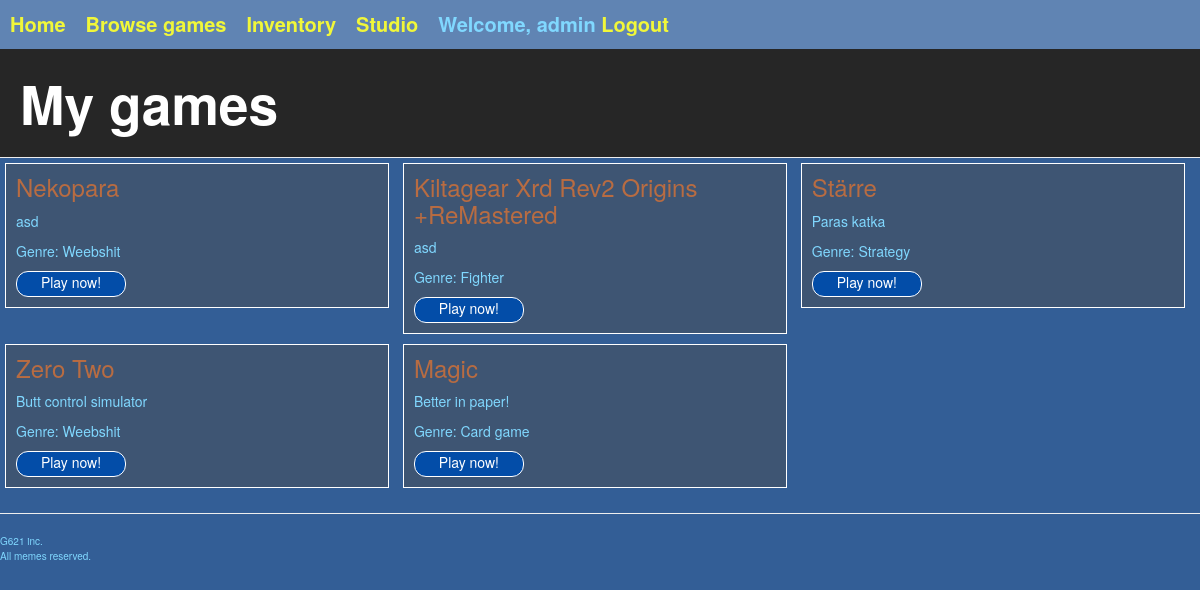
The app's page /inventory/ (signed in), older data.
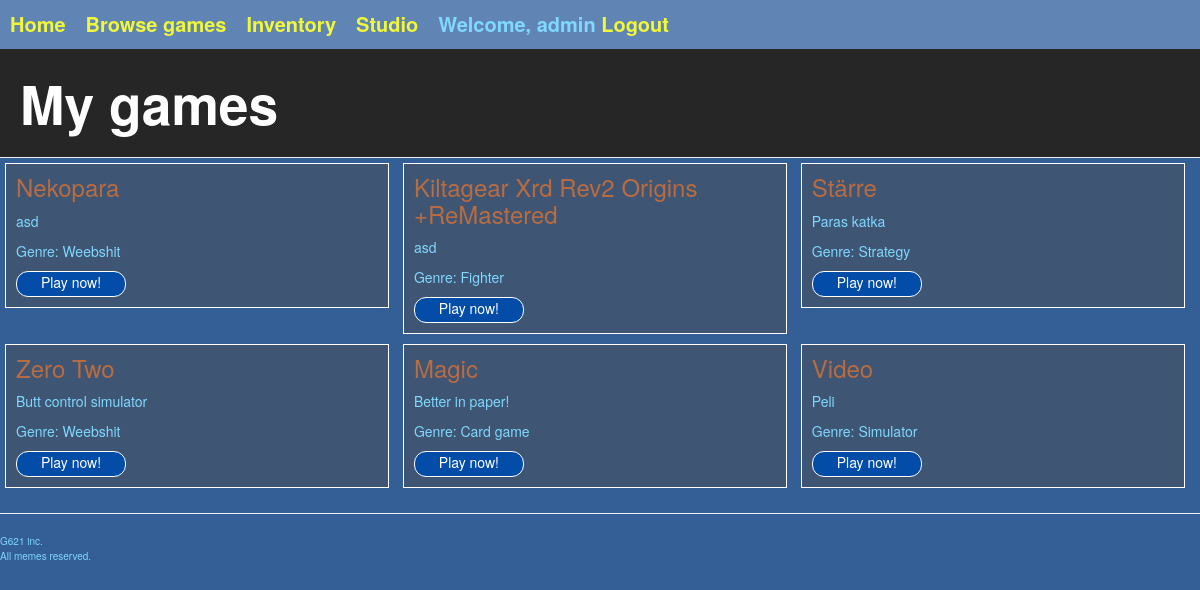
The same page, newer data.
### gameshop/models.py (models this page shows, shortened)
class Game(models.Model):
    id = models.AutoField(auto_created=True, primary_key=True)
    name = models.CharField(max_length=50)
    description = models.TextField(max_length=500)
    genre = models.ForeignKey(Genre, on_delete=models.CASCADE)
    sales = models.IntegerField(default=0)
    price = models.IntegerField(default=0)
    owner = models.ForeignKey(Developer, on_delete=models.CASCADE)
    url = models.CharField(max_length=300, default='http://webcourse.cs.hut.fi/example_game.html')
    bought = models.ManyToManyField(Profile, blank=True, through="Game_state")

class Genre(models.Model):
    name = models.CharField(max_length=20)
    def __str__(self):
        return self.name

### gameshop/views.py (the view)
# urls.py: path('inventory/', inventory),
@login_required(login_url='/login/')
def inventory(request):
    template = loader.get_template("gameshop/inventory/inventory.html")
    context = getUserContext(request.user)
    return HttpResponse(template.render(context))

### gameshop/helpers.py (called while the page is built)
def getUserContext(user):
    if not user or user.is_anonymous:
        return { "profile": None, "developer": None }
    try:
        profile = Profile.objects.get(user=user)
    except Profile.DoesNotExist:
        profile = None
    try:
        developer = Developer.objects.get(profile=profile)
    except Developer.DoesNotExist:
        developer = None
    return { "profile": profile, "developer": developer }

### gameshop/models.py (called while the page is built)
    def gamesBought(self):
        return Game.objects.filter(bought=self).all()

### gameshop/templates/gameshop/inventory/inventory.html
{% extends "gameshop/generic.html" %}
{% block pageHeader %}
  <div class="page-header">
    <h1>
      My games
    </h1>
  </div>
{% endblock %}
{% block content %}
  {% if not profile %}
    <p>Please log in!</p>
  {% else %}
    <div id="inventory">
      {% for game in profile.gamesBought %}
        <div class="store-block">
          <h3>{{ game.name }}</h3>
          <p class="game-description">
            {{ game.description }}
          </p>
          <p>Genre: {{ game.genre }}</p>
          <form action="/gamescreen/{{ game.id }}/">
            <input class="play-now-button" type="submit" value="Play now!" />
          </form>
        </div>
      {% endfor %}
    </div>
  {% endif %}
{% endblock %}

Row changes from the older to the newer data that the page shows:
now on this page (row edited): Game: name "Video", description "Peli", genre "Simulator"
